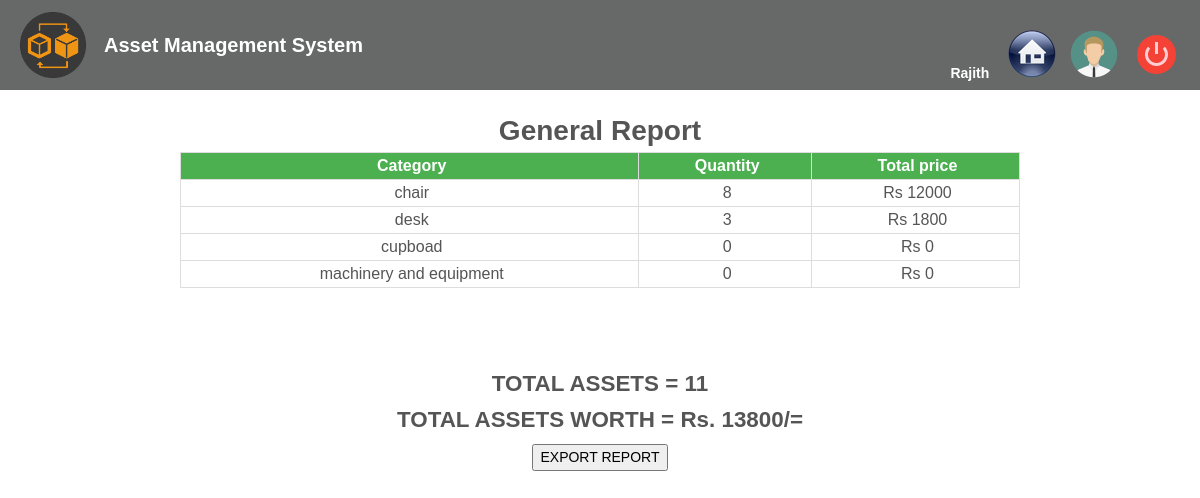
/report.php (signed in), run on the app's committed database.
### tables this page shows
CREATE TABLE `users` (
  `id` int(11) NOT NULL,
  `first_name` varchar(32) NOT NULL,
  `last_name` varchar(32) NOT NULL,
  `email` varchar(32) NOT NULL,
  `password` varchar(32) NOT NULL
);

CREATE TABLE `assets` (
  `id` int(11) NOT NULL,
  `userid` int(11) NOT NULL,
  `title` varchar(32) NOT NULL,
  `category` varchar(32) NOT NULL,
  `quantity` int(11) NOT NULL,
  `price` float NOT NULL,
  `details` varchar(1000) DEFAULT NULL,
  `writeoff_quantity` int(11) NOT NULL DEFAULT '0',
  `add_date` date NOT NULL,
  `writeoff_date` date DEFAULT NULL
);

### core/init.php (called while the page is built, shortened)
<?php
require 'db/database.php';
require 'functions/user.php';
require 'functions/asset.php';
if(logged_in() === true){
    $session_id = $_SESSION['id'];
    $user_data = user_data($con,$session_id,'id','first_name','last_name','email');
}

### core/functions/user.php (called while the page is built, shortened)
<?php
function user_data($con,$id){
    $id= (int)$id;
    $get_num = func_num_args();
    $get_args =func_get_args();
    if($get_num>1){
        unset($get_args[0],$get_args[1]);
        $fields = '`'. implode('`,`',$get_args). '`';
        $res=mysqli_query($con,"SELECT $fields FROM `users` WHERE `id`= $id");
        $data = mysqli_fetch_assoc($res);
        return $data;
    }
}
?>

### core/functions/asset.php (called while the page is built, shortened)
<?php
function getCount($con,$category,$id,$status){
    $sql = "SELECT * FROM `assets` WHERE `category`='$category' AND userid='$id'";
    $res = mysqli_query($con,$sql);
    if(mysqli_num_rows($res)>1) {
        $count=0;
        while ($row = mysqli_fetch_assoc($res)) {
            if($status==1){
                $count = $count+( $row['quantity'] - $row['writeoff_quantity']);
            }else{
                $count = $count+$row['writeoff_quantity'];
            }
        }
        return $count;
    } else if(mysqli_num_rows($res)==1){
        $row= mysqli_fetch_assoc($res);
        if($status==1){
            return ($row['quantity'] - $row['writeoff_quantity']);
        }else{
            return $row['writeoff_quantity'];
        }
    }else {
        return 0;
    }
}
function getPrice($con,$category,$id,$status){
    $sql = "SELECT * FROM `assets` WHERE `category`='$category' AND userid='$id'";
    $res = mysqli_query($con,$sql);
    if(mysqli_num_rows($res)>1) {
        $price=0;
        while ($row = mysqli_fetch_assoc($res)) {
            if($status==1){
                $price = $price + ($row['price']* ( $row['quantity'] - $row['writeoff_quantity']) );
            }else{
                $price = $price + ($row['price']* ($row['writeoff_quantity']) );
            }
        }
        return $price;
    } else if(mysqli_num_rows($res)==1){
        $row= mysqli_fetch_assoc($res);
        if($status==1){
            return ($row['price']* ( $row['quantity'] - $row['writeoff_quantity']) );
        }else{
            return $row['writeoff_quantity']*$row['price'];
        }
    } else {
        return 0;
    }
}
?>

### report.php (the view, shortened to what this page needs)
<?php
require 'core/init.php';
?>
<!DOCTYPE html>
<html lang="en">
<head>
    <link rel="stylesheet" href="css/normalize.css">
    <link rel="stylesheet" type="text/css" media="screen" href="css/screen.css">
    <link rel="stylesheet" href="css/home.css" />
</head>
<body>
<div id="page">
    <header>
        <a title="asset" href="home.php">
            <div class="logo">
                <img src="images/logo.png" height="66px" weight="66px" />
        </a>
        <span id="title">Asset Management System</span>
</div>
<nav>
    <label for="email"><?php echo $user_data['first_name']; ?> </label>
    <a href="home.php"><input type="image" src="images/icons/home.png" title="home" value="Home" style="margin-left:10px;"/></a>
    <a href="profile.php"><input type="image" src="images/icons/user.png" title="Profile" value="settings " style="margin-left:10px;"/></a>
    <a href="logout.php"><input type="image" src="images/icons/logout.png" title="Logout" value="Sign Out" style="margin-left:10px;"/></a>
</nav>
<?php
$status=1;
?>
<div class="content-center">
    <?php
    if($status==1){
        echo "<div id='topic'> General Report</div>";
    }else{
        echo "<div id='topic'> Write Off Report</div>";
    }
    ?>
<table border=0 id="table">
    <tr>
        <th>Category</th>
        <th>Quantity</th>
        <th>Total price</th>
    </tr>
    <?php
    $id = $user_data['id'];
    $cat= array(
        'chair',
        'desk',
        'cupboad',
        'machinery and equipment'
    );
    $tcount=0;
    $tprice=0;
    foreach($cat as $values){
        $count = getCount($con,$values,$id,$status);
        $tcount= $tcount+$count;
        $price = getPrice($con,$values,$id,$status);
        $tprice= $tprice+$price;
        ?><tr><?php
        echo "<td style='text-align: center'>" . $values . "</td>";
        echo "<td style='text-align: center'>" .$count. "</td>";
        echo "<td style='text-align: center'>".'Rs '.$price."</td>";
        }?>
    </tr>
</table>
    <div class="summary" style="margin: 10% auto; text-align: center">
    <h2>TOTAL ASSETS = <?php echo $tcount; ?></h2>
    <h2>TOTAL ASSETS WORTH = Rs. <?php echo $tprice;?>/=</h2>
    <button id="btnExport" onclick="exportF(this)">EXPORT REPORT</button>
    </div>
</div>
</body>
</html>

### css/screen.css (style rules this page uses)
html, body { font-family: "Trebuchet MS", Arial, Helvetica, sans-serif; background: url(../images/bg.jpg); font-size: 14px; font-weight: 300; color: #555; margin: 0; padding: 0; line-height: 1.5; min-height: 100%; height: 100%; display: block; }
#page { width:100%; margin:0 auto; position: relative; min-height: 100%; overflow: hidden; }
h2 { margin:0 0 .5em 0; font-size: 1.6em; font-weight: 700; line-height: 1.1em; }
a { color: #007eff; }
header { height: 90px; background-color: rgba(92, 93, 93, 0.93); color: white; }
header .logo { z-index: 1; position: absolute; float: left; width: 500px; height: 66px; top: 12px; left: 20px; }
header .logo img { float: left; }
header #title { margin-left: 18px; margin-top: 18px; color: white; font-weight: bold; font-size: 20px; float: left; }
nav { float: right; top: 0px;left: 0px; padding: 30px 20px 0 0; width: auto; }
header label { font-weight: bold; margin-left: 10px; margin-right: 5px; }

### css/home.css (style rules this page uses)
.content-center { width: 70%; margin: 20px auto; }
table { font-family: "Trebuchet MS", Arial, Helvetica, sans-serif; font-size: 16px; width: 100%; border-collapse: collapse; }
th { background-color: #4CAF50; color: white; }
table, th, td { border: 1px solid #ddd; padding-left: 5px; }
.content-center #topic { text-align: center; font-size: 28px; font-weight: bold; }

### data on the page
users: first_name "Rajith", id.writeoff_quantity "8", id.writeoff_quantity "12000", id.writeoff_quantity "3", id.writeoff_quantity "1800"

### other printed values
$values "chair"
$values "desk"
$values "cupboad"
$count "0"
$price "0"
$values "machinery and equipment"
$tcount "11"
$tprice "13800"
